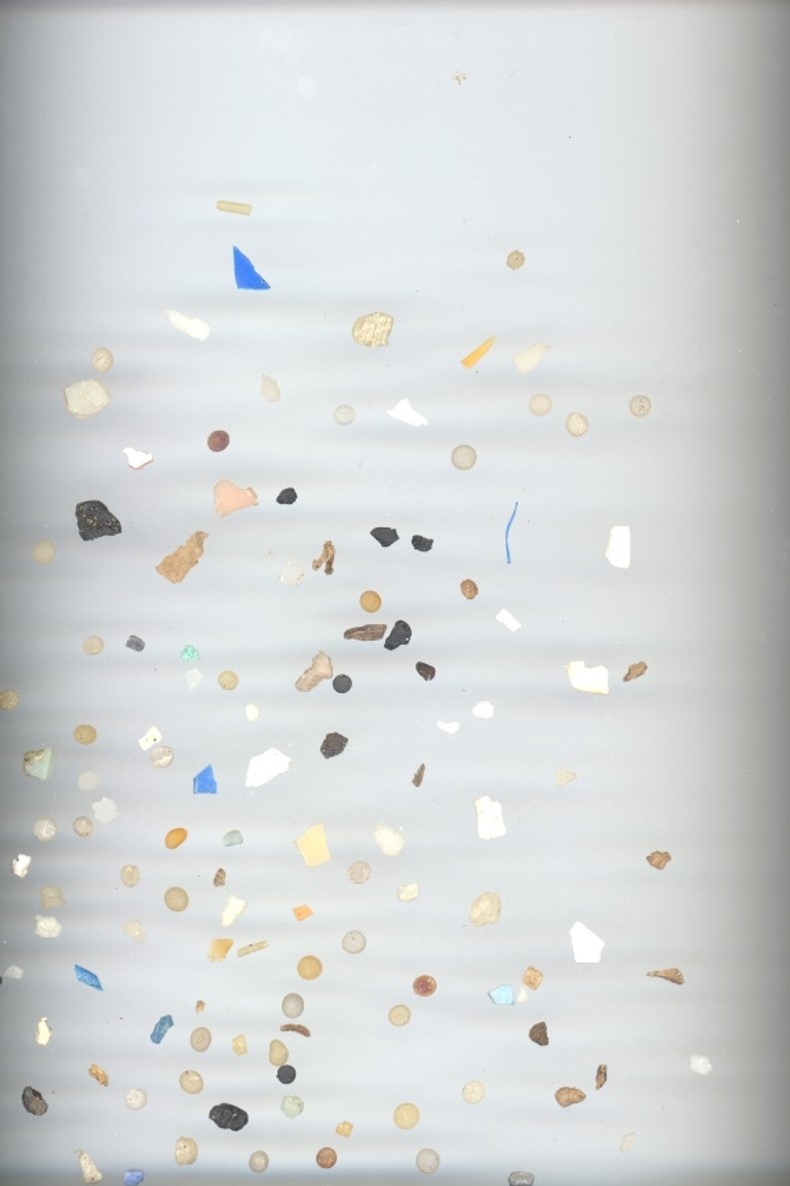
#> input picture P3/MPs_test.jpg, 790 x 1186 px, given in place of the camera
$ jupyter execute --allow-errors p3.ipynb
#> lines starting #> are read from the running program, lines starting #| are printed output that depends on the picture; after the words box and inside, x2 and y2 are one past the last pixel; in counts of white or black regions, pixels touching at a corner belong together
[cell 1]
import cv2
import numpy as np
import matplotlib.pyplot as plt
import csv

# VERSION 2
start = (0, 0)
end = (0, 0)
pressed = False
COINS_SIZES = {
    0.01: 16.25,
    0.02: 18.75,
    0.10: 19.75,
    0.05: 21.25,
    0.20: 22.25,
    1.00: 23.25,
    0.50: 24.25,
    2.00: 25.75
}
sorted_coins = sorted(COINS_SIZES.items(), key=lambda x: x[1])

# Primer evento del ratón que toma captura de la foto
# [165 lines left out: functions mouse_events_camera, mouse_events_picture, get_contours, show_sizes, get_coin_size, not called in this run]

[cell 2]
# VERSION 2
vid = cv2.VideoCapture(0)

ret, frame = vid.read()
#> frame is the input picture: shape (1186, 790, 3); mean B, G, R 213.9, 213.8, 210.9
monedas = cv2.imread("Monedas.jpg")
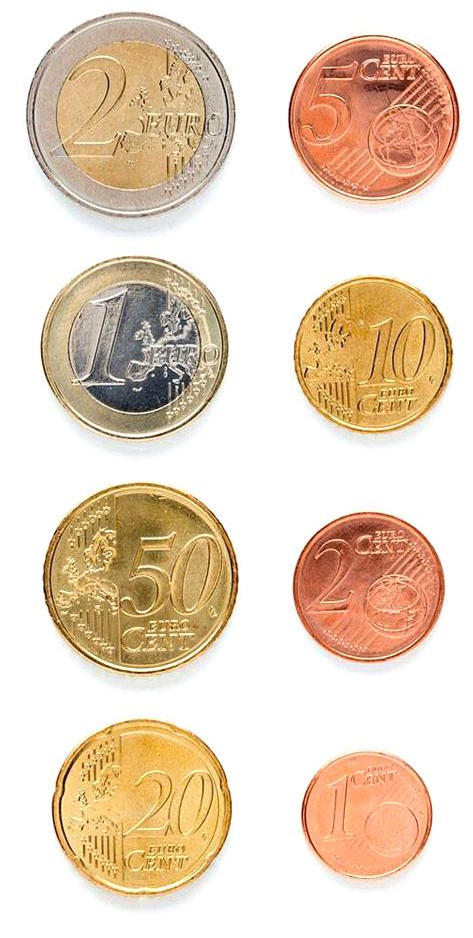
#> input picture P3/Monedas.jpg, 473 x 938 px
#> monedas is the input picture: shape (938, 473, 3); mean B, G, R 191.5, 212.3, 231.8

image = None
cv2.imshow("Frame", frame)
cv2.setMouseCallback("Frame", mouse_events_camera)

text_color = (0,0,0)
thickness = 1
font_scale = 0.4
dibujar_referencia = True

while(True):
    ret, frame = vid.read()
    frame = monedas.copy()

    frame_copy = frame.copy()
    cv2.putText(frame_copy, f"Click para congelar", (10,30), cv2.FONT_HERSHEY_SIMPLEX, font_scale, text_color, thickness)
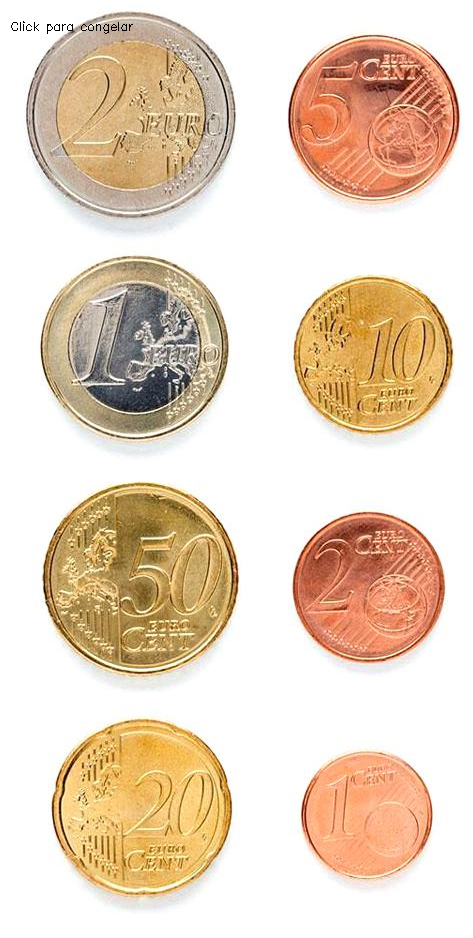
#> frame_copy: shape (938, 473, 3); 0.06% of pixels changed, all inside (x1, y1, x2, y2) = (11, 21, 133, 34)
    cv2.imshow("Frame", frame_copy)

    if cv2.waitKey(20) == 27 or image is not None:
        # Libera el objeto de captura
#> (key Esc is pressed here)
        break

if image is None:
    print("No se ha congelado imagen")
    vid.release()
    cv2.destroyAllWindows()

#> (the rest of this cell did not finish here and is left out)
